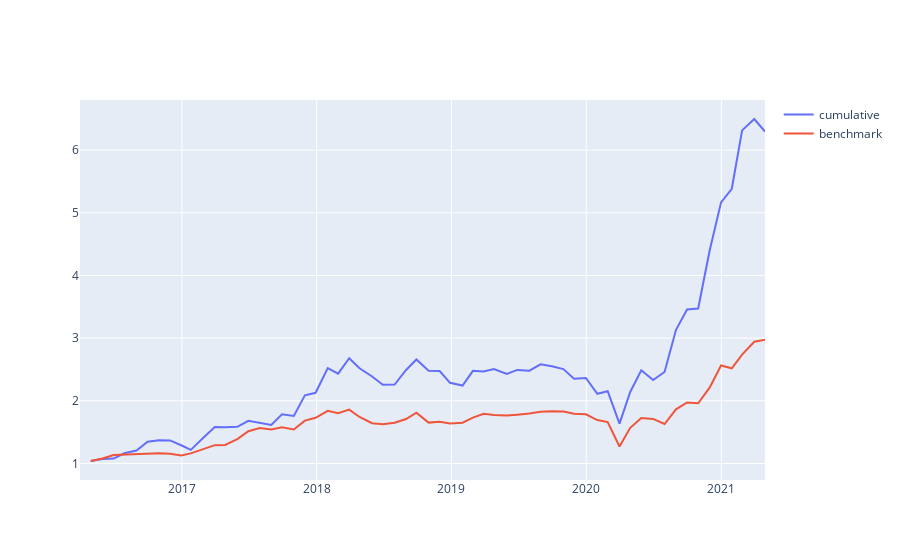

The cell this chart's notebook holds for it:
### Code cell
### CHECK PERFORMANCE OF THE TOP OF SPECIFIC STOCKS (TOP 15 STOCKS, 10 STOCKS, ...)

positions = monthly_return.copy(deep=True)
for col in positions.columns:
    positions[col] = np.nan
    
for col in positions.columns:
    if col in combined_ranks.columns:
        positions[col] = combined_ranks[col].apply(lambda x: 1 if x<=5 else np.nan)
    else:
        positions = positions.drop(columns=col)
        
profit = monthly_return * positions.shift(1)

profit['avgProfit'] = profit.mean(axis=1)

profit['cumulative'] = (profit['avgProfit'] + 1).cumprod()

profit['numHolding'] = profit.count(axis=1)

import plotly.graph_objects as go
cumulative = profit['cumulative'].to_list()
benchmark = (monthly_return.mean(axis=1)+ 1).cumprod().tolist()
fig = go.Figure()
fig.add_trace(
    go.Scatter(x=profit.index.tolist(), y=cumulative,
               mode='lines',
               name='cumulative'))
fig.add_trace(
    go.Scatter(x=profit.index.tolist(), y=benchmark,
               mode='lines',
               name='benchmark'))

fig.show()
